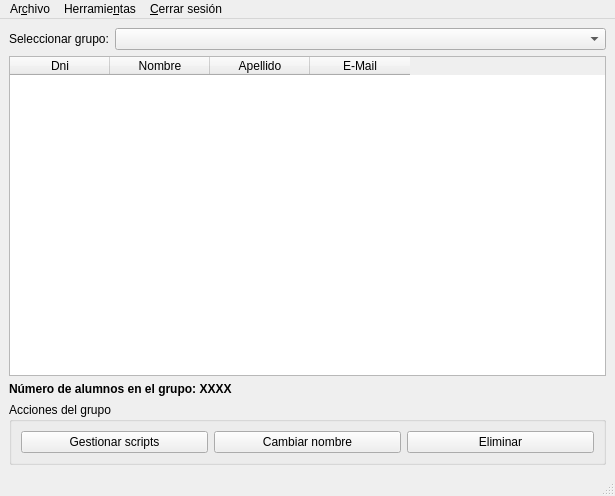
<?xml version="1.0" encoding="UTF-8"?>
<ui version="4.0">
 <class>MainWindow</class>
 <widget class="QMainWindow" name="MainWindow">
  <property name="geometry">
   <rect>
    <x>0</x>
    <y>0</y>
    <width>615</width>
    <height>496</height>
   </rect>
  </property>
  <property name="windowTitle">
   <string>Pantalla Principal</string>
  </property>
  <widget class="QWidget" name="centralwidget">
   <layout class="QVBoxLayout" name="verticalLayout">
    <item>
     <layout class="QFormLayout" name="formLayout">
      <property name="labelAlignment">
       <set>Qt::AlignCenter</set>
      </property>
      <property name="formAlignment">
       <set>Qt::AlignHCenter|Qt::AlignTop</set>
      </property>
      <item row="0" column="1">
       <widget class="QComboBox" name="cSelecionarGrupo"/>
      </item>
      <item row="0" column="0">
       <widget class="QLabel" name="label">
        <property name="text">
         <string>Seleccionar grupo:</string>
        </property>
       </widget>
      </item>
     </layout>
    </item>
    <item>
     <widget class="QTableWidget" name="tListaAlumnos">
      <property name="whatsThis">
       <string>&lt;html&gt;&lt;head/&gt;&lt;body&gt;&lt;p&gt;Tabla que contiene la información relativa al grupo que ha sido seleccionado actualmente.&lt;/p&gt;&lt;/body&gt;&lt;/html&gt;</string>
      </property>
      <column>
       <property name="text">
        <string>Dni</string>
       </property>
       <property name="icon">
        <iconset>
         <normaloff>plasma-next-icons/Breeze/actions/toolbar/document-edit-decrypt.svg</normaloff>plasma-next-icons/Breeze/actions/toolbar/document-edit-decrypt.svg</iconset>
       </property>
      </column>
      <column>
       <property name="text">
        <string>Nombre</string>
       </property>
       <property name="toolTip">
        <string extracomment=" "/>
       </property>
       <property name="whatsThis">
        <string/>
       </property>
       <property name="icon">
        <iconset>
         <normaloff>plasma-next-icons/Breeze/actions/toolbar/format-text-subscript.svg</normaloff>plasma-next-icons/Breeze/actions/toolbar/format-text-subscript.svg</iconset>
       </property>
      </column>
      <column>
       <property name="text">
        <string>Apellido</string>
       </property>
       <property name="icon">
        <iconset>
         <normaloff>plasma-next-icons/Breeze/actions/toolbar/format-text-superscript.svg</normaloff>plasma-next-icons/Breeze/actions/toolbar/format-text-superscript.svg</iconset>
       </property>
      </column>
      <column>
       <property name="text">
        <string>E-Mail</string>
       </property>
       <property name="icon">
        <iconset>
         <normaloff>plasma-next-icons/Breeze/actions/toolbar/mail-mark-read.svg</normaloff>plasma-next-icons/Breeze/actions/toolbar/mail-mark-read.svg</iconset>
       </property>
      </column>
     </widget>
    </item>
    <item>
     <widget class="QLabel" name="lNumeroAlumnos">
      <property name="font">
       <font>
        <weight>75</weight>
        <bold>true</bold>
       </font>
      </property>
      <property name="text">
       <string>Número de alumnos en el grupo: XXXX</string>
      </property>
      <property name="alignment">
       <set>Qt::AlignLeading|Qt::AlignLeft|Qt::AlignVCenter</set>
      </property>
     </widget>
    </item>
    <item>
     <widget class="QGroupBox" name="groupBox">
      <property name="font">
       <font>
        <underline>false</underline>
       </font>
      </property>
      <property name="title">
       <string>Acciones del grupo</string>
      </property>
      <property name="alignment">
       <set>Qt::AlignLeading|Qt::AlignLeft|Qt::AlignTop</set>
      </property>
      <layout class="QHBoxLayout" name="horizontalLayout">
       <item>
        <widget class="QPushButton" name="bGestionarScripts">
         <property name="text">
          <string>Gestionar scripts</string>
         </property>
         <property name="icon">
          <iconset>
           <normaloff>plasma-next-icons/Breeze/actions/toolbar/user-group-properties.svg</normaloff>plasma-next-icons/Breeze/actions/toolbar/user-group-properties.svg</iconset>
         </property>
        </widget>
       </item>
       <item>
        <widget class="QPushButton" name="bCambiarNombre">
         <property name="text">
          <string>Cambiar nombre</string>
         </property>
         <property name="icon">
          <iconset>
           <normaloff>plasma-next-icons/Breeze/actions/toolbar/configure-shortcuts.svg</normaloff>plasma-next-icons/Breeze/actions/toolbar/configure-shortcuts.svg</iconset>
         </property>
        </widget>
       </item>
       <item>
        <widget class="QPushButton" name="bEliminarGrupo">
         <property name="text">
          <string>Eliminar</string>
         </property>
         <property name="icon">
          <iconset>
           <normaloff>plasma-next-icons/Breeze/actions/toolbar/edit-delete-shred.svg</normaloff>plasma-next-icons/Breeze/actions/toolbar/edit-delete-shred.svg</iconset>
         </property>
        </widget>
       </item>
      </layout>
     </widget>
    </item>
   </layout>
  </widget>
  <widget class="QMenuBar" name="menubar">
   <property name="geometry">
    <rect>
     <x>0</x>
     <y>0</y>
     <width>615</width>
     <height>29</height>
    </rect>
   </property>
   <widget class="QMenu" name="menuArchivo">
    <property name="title">
     <string>Ar&amp;chivo</string>
    </property>
    <addaction name="actionAnadirGrupo"/>
   </widget>
   <widget class="QMenu" name="menuHistorial">
    <property name="title">
     <string>Herramie&amp;ntas</string>
    </property>
    <addaction name="actionGestionar_Mis_Tags"/>
    <addaction name="actionVerHistorial"/>
   </widget>
   <widget class="QMenu" name="menuCerrar_sesi_n">
    <property name="title">
     <string>&amp;Cerrar sesión</string>
    </property>
    <addaction name="actionCerrarSesion"/>
   </widget>
   <addaction name="menuArchivo"/>
   <addaction name="menuHistorial"/>
   <addaction name="menuCerrar_sesi_n"/>
  </widget>
  <widget class="QStatusBar" name="statusbar"/>
  <action name="actionAnadirGrupo">
   <property name="icon">
    <iconset>
     <normaloff>plasma-next-icons/Breeze/actions/toolbar/resource-group-new.svg</normaloff>plasma-next-icons/Breeze/actions/toolbar/resource-group-new.svg</iconset>
   </property>
   <property name="text">
    <string>&amp;Añadir nuevo grupo</string>
   </property>
  </action>
  <action name="actionVerHistorial">
   <property name="icon">
    <iconset>
     <normaloff>plasma-next-icons/Breeze/actions/toolbar/cartesian-plot-four-axes.svg</normaloff>plasma-next-icons/Breeze/actions/toolbar/cartesian-plot-four-axes.svg</iconset>
   </property>
   <property name="text">
    <string>Ver historial de &amp;cambios</string>
   </property>
  </action>
  <action name="actionCerrarSesion">
   <property name="icon">
    <iconset>
     <normaloff>plasma-next-icons/Breeze/actions/toolbar/application-exit.svg</normaloff>plasma-next-icons/Breeze/actions/toolbar/application-exit.svg</iconset>
   </property>
   <property name="text">
    <string>&amp;Cerrar la sesión actual</string>
   </property>
  </action>
  <action name="actionGestionar_Mis_Tags">
   <property name="icon">
    <iconset>
     <normaloff>plasma-next-icons/Breeze/actions/toolbar/milestone.svg</normaloff>plasma-next-icons/Breeze/actions/toolbar/milestone.svg</iconset>
   </property>
   <property name="text">
    <string>Gestionar Mis &amp;Tags</string>
   </property>
  </action>
 </widget>
 <resources/>
 <connections/>
</ui>
